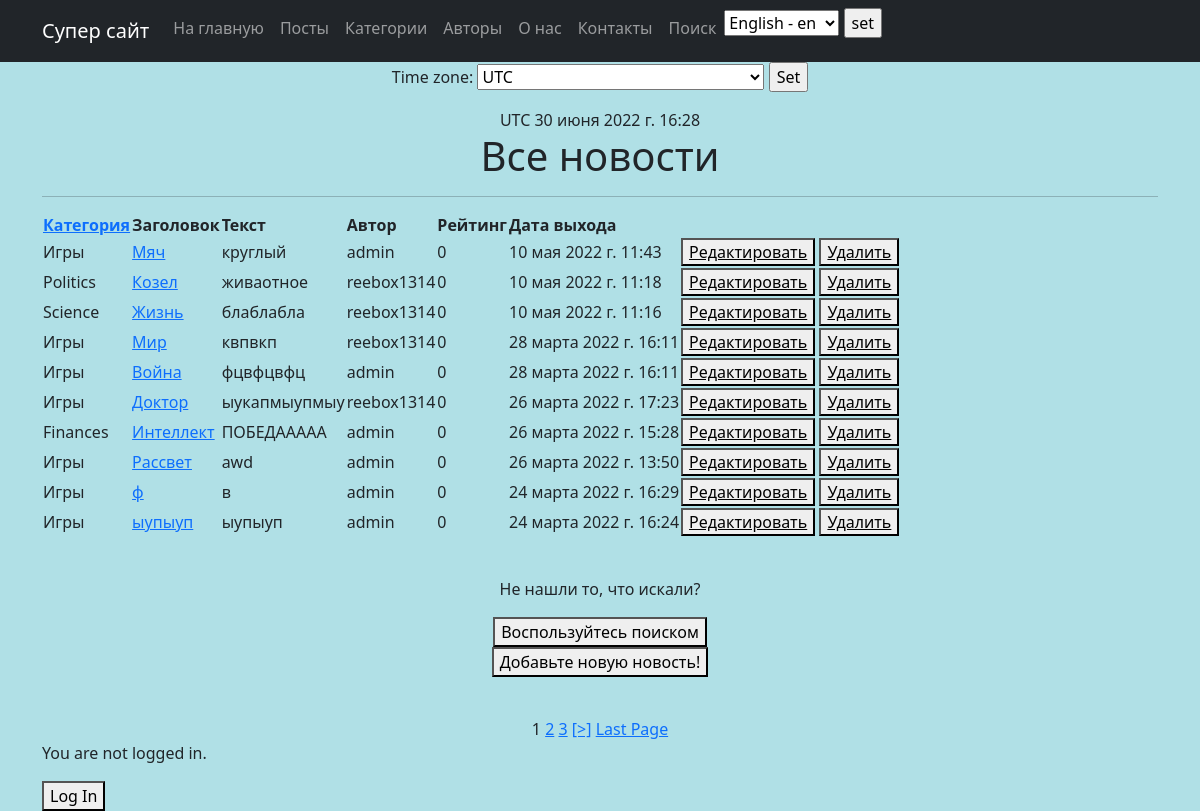
/posts/, run on an earlier commit of the app's database.
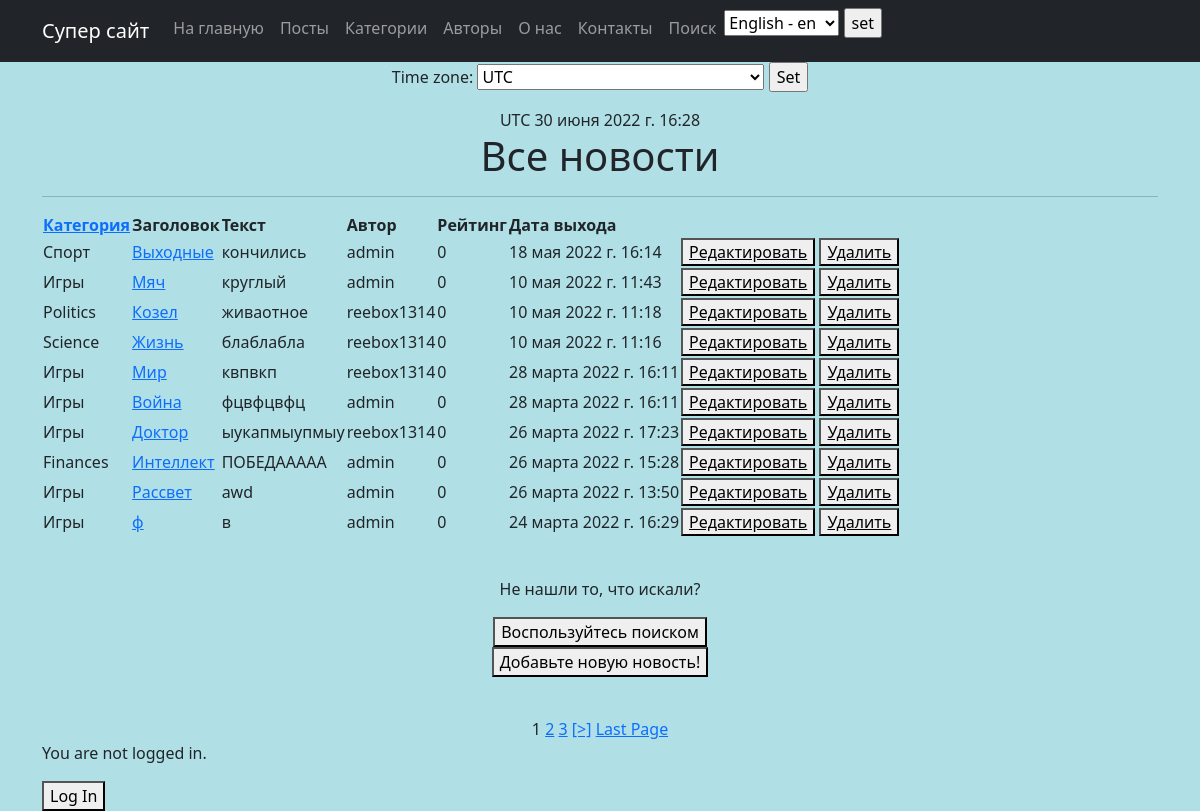
And on a later commit of the database.
### news/models.py (models this page shows, shortened)
class Category(models.Model):
    name = models.CharField(max_length=64, unique=True)
    subscribers = models.ManyToManyField(User, blank=True)

class Post(models.Model):
    author = models.ForeignKey(Author, on_delete=models.CASCADE)
    NEWS = 'NW'
    ARTICLE = 'AR'
    CATEGORY_CHOICES = (
        (NEWS, 'Новость'),
        (ARTICLE, 'Статья'),
    )
    categoryType = models.CharField(max_length=2, choices=CATEGORY_CHOICES, default=ARTICLE)
    postCategory = models.ManyToManyField(Category, through='PostCategory')
    title = models.CharField(max_length=128)
    text = models.TextField()
    rating = models.SmallIntegerField(default=0)
    dateCreation = models.DateTimeField(auto_now_add=True)

class Author(models.Model):
    authorUser = models.OneToOneField(User, on_delete=models.CASCADE)
    ratingAuthor = models.SmallIntegerField(default=0)
    nameAuthor = models.CharField(max_length=128, blank=True)
    descriptionAuthor = models.CharField(max_length=256, blank=True)

### news/views.py (the view, shortened to what this page needs)
# urls.py: path('', PostsList.as_view()),
class PostsList(ListView):
    model = Post
    template_name = 'posts.html'
    context_object_name = 'posts'
    ordering = ['-dateCreation']
    paginate_by = 10  # поставим постраничный вывод в один элемент
    form_class = PostForm
    def get_context_data(self, **kwargs):
        context = super().get_context_data(**kwargs)
        context['current_time'] = timezone.now()
        context['timezones'] = pytz.common_timezones
        context['filter'] = PostFilter(self.request.GET, queryset=self.get_queryset())
        context['value1'] = None
        context['form'] = PostForm()
        return context

### news/forms.py
class PostForm(ModelForm):
    class Meta:
        model = Post
        fields = ['title',
                  'text',
                  'postCategory',
                  'author'
                  ]

### templates/posts.html (shortened to what this page needs)
{% extends 'flatpages/default.html' %}
{% load custom_filters %}
{% block content %}
    <h1>Все новости</h1>
    <hr>
        <table>
            <thead>
                <th>
                    <a href="{% url 'categorys' %}">Категория</a>
                </th>
                <th>
                    Заголовок
                </th>
                <th>
                    Текст
                </th>
                <th>
                    Автор
                </th>
                <th>
                    Рейтинг
                </th>
                <th>
                    Дата выхода
                </th>
            </thead>
                  {% for post in posts %}
                <tr>
                    <td>
                        {% for i in post.postCategory.all %}
                        {{ i.name }}
                        {% endfor %}
                    </td>
                    <td>
                        <a href="{% url 'post_detail' post.id %}">{{ post.title|censor}}</a>
                    </td>
                    <td>
                        {{ post.text|truncatewords:8|censor }}
                    </td>
                    <td>
                        {{ post.author.authorUser }}
                    </td>
                    <td>
                        {{ post.rating }}
                    </td>
                    <td>
                        {{ post.dateCreation }}
                    </td>
                    <td>
                        <a href="{% url 'post_update' post.id %}"><button><u>Редактировать</u></button></a>
                        <a href="{% url 'post_delete' post.id %}"><button><u> Удалить </u></button></a>
                    </td>
                </tr>
            {% endfor %}
        </table>
<p>&nbsp;</p>
<p>Не нашли то, что искали?</p>
<a href="{% url 'post_search' %}"><button>Воспользуйтесь поиском</button></a> <br>
<a href="{% url 'post_create' %}"><button>Добавьте новую новость!</button></a> <br>
<p>&nbsp;</p>
{% if is_paginated %}
            {% for num in page_obj.paginator.page_range %}
                {% if page_obj.number == num %}
                    <a>{{ num }}</a>
                {% elif num > page_obj.number|add:'-3' and num < page_obj.number|add:'3' %}
                    <a href="?page={{ num }}">{{ num }}</a>
                {% endif %}
            {% endfor %}
            {% if page_obj.has_next %}
                <a href="?page={{ page_obj.next_page_number }}">[>]</a>
                <a href="?page={{ page_obj.paginator.num_pages }}">Last Page</a>
            {% endif %}
        {% endif %}
{% endblock content %}

### templates/flatpages/default.html (shortened to what this page needs)
{% load i18n %}
{% load tz %}
<html lang="en">
    <head>
        {% load static %}
        <link href ="{% static 'css/styles.css' %}" rel="stylesheet" />
    </head>
    <body>
    {% load cache %}
        {% cache 5 toolbar_cache %}
            <nav class="navbar navbar-expand-lg navbar-dark bg-dark static-top">
            <div class="container">
                <a class="navbar-brand" href="/admin/">{%trans "Super site" %}</a>
                <div class="collapse navbar-collapse" id="navbarResponsive">
                    <ul class="navbar-nav ml-auto">
                        <li class="nav-item active">
                            <a class="nav-link" href="/">{%trans "Home page" %}</a>
                        </li>
                        <li class="nav-item active">
                            <a class="nav-link" href="/posts/">{%trans "News" %}</a>
                        </li>
                        <li class="nav-item active">
                            <a class="nav-link" href="/posts/categorys/">{%trans "Categorys" %}</a>
                        </li>
                        <li class="nav-item active">
                            <a class="nav-link" href="/authors/">{%trans "Authors" %}</a>
                        </li>
                        <li class="nav-item">
                            <a class="nav-link" href="/about/">{%trans "About" %}</a>
                        </li>
                        <li class="nav-item">
                            <a class="nav-link" href="/contacts/">{%trans "Contact" %}</a>
                        </li>
                        <li class="nav-item">
                            <a class="nav-link" href="/posts/search/">{%trans "Search" %}</a>
                        </li>
                        <li class="nav-item">
                            <form action="{% url 'set_language' %}" method="POST"> {% csrf_token %}
                                <select name="language" id="">
                                    {% get_available_languages as LANGUAGES %}
                                    {% get_language_info_list for LANGUAGES as languages %}
                                    {% for language in languages %}
                                        <option value="{{ language.code }}" {% if language.code == LANGUAGE_CODE %} selected {% endif %}>
                                            {{ language.name_local }} - {{ language.code }}
                                        </option>
                                    {% endfor %}
                                </select>
                                <input type="submit" value="set">
                            </form>
                        </li>
                    </ul>
                </div>
            </div>
            </nav>
        {% endcache %}
        <div class="container">
        <div class="row">
            <div class="col-lg-12 text-center">
                {% get_current_timezone as TIME_ZONE %}
                <form action="" method="POST">
                    <label for="timezone">Time zone:</label>
                        <select name="timezone">
                            {% for tz in timezones %}
                            <option value="{{ tz }}"{% if tz == TIME_ZONE %} selected{% endif %}>{{ tz }}</option>
                            {% endfor %}
                        </select>
                    <input type="submit" value="Set">
                </form>
                {{ TIME_ZONE }}
                {{ current_time|timezone:TIME_ZONE }}
                {% block content %}{% endblock content %}
            </div>
        </div>
        {% if user.is_authenticated %}
            <p>Hi {{ user.username }}!</p>
            <p><a href="{% url 'logout' %}"><button>Log out</button></a></p>
        {% else %}
            <p>You are not logged in.</p>
            <a href="{% url 'login' %}"><button>Log In</button></a>
        {% endif %}
        </div>
    </body>
</html>

What changed in the data, as far as the page shows it:
no longer on this page (row unchanged): Post: title|censor "ыупыуп", text|censor "ыупыуп", author.authorUser "admin", rating "0", dateCreation "24 марта 2022 г. 16:24", Category (name "Игры")
added Post: title|censor "Выходные", text|censor "кончились", author.authorUser "admin", rating "0", dateCreation "18 мая 2022 г. 16:14"
now on this page (row unchanged): Category: name "Спорт", shown under "Выходные"
